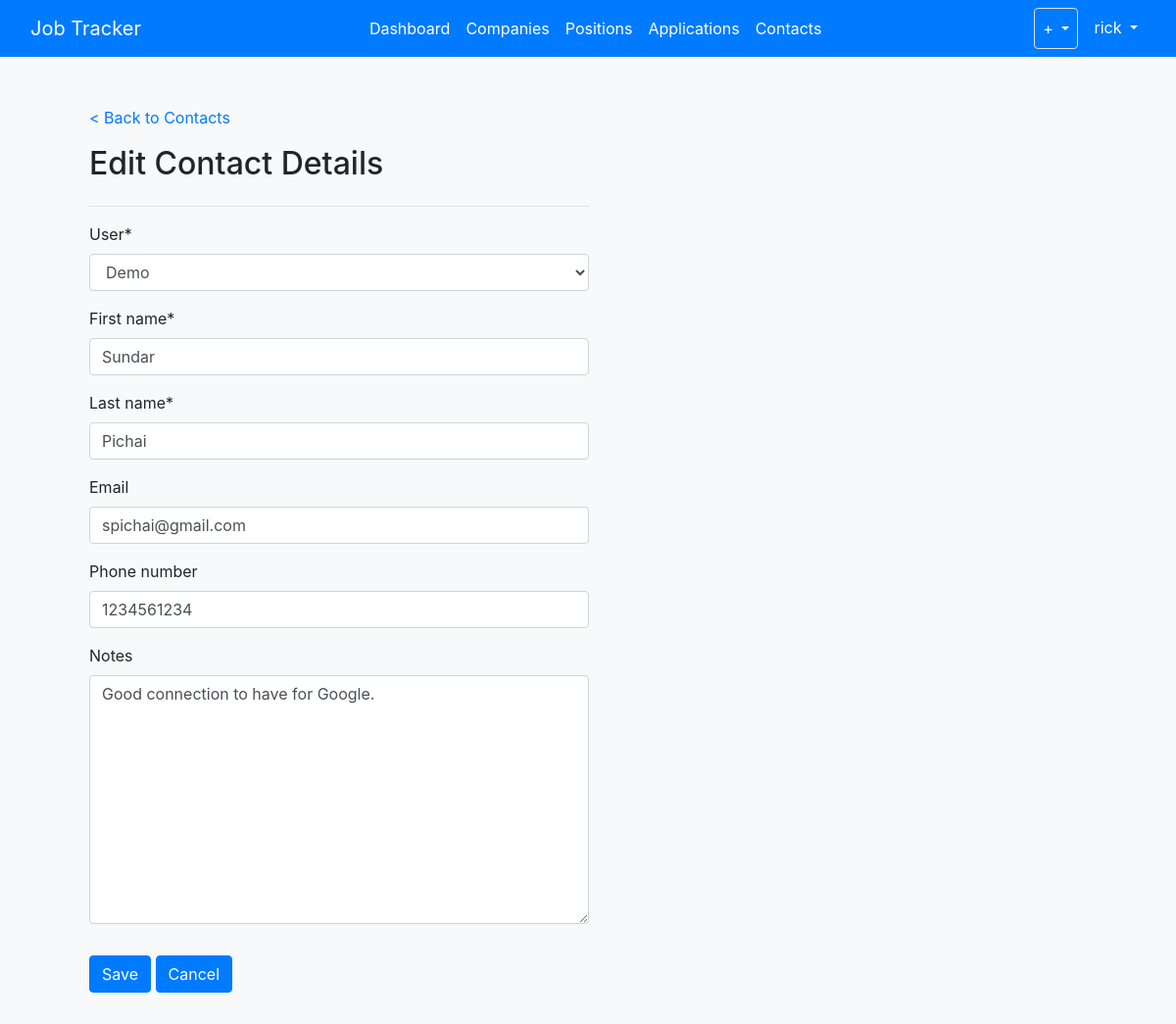
Screenshot of /contacts/4 (signed in) with the database file from the repository.
### jobs/models.py (models this page shows, shortened)
class Contact(models.Model):
	user = models.ForeignKey(
		User,
		on_delete=models.CASCADE,
		default=1
		)
	first_name = models.CharField(max_length=100)
	last_name = models.CharField(max_length=100)
	email = models.EmailField(null=True, blank=True, max_length=128)
	phone_number = models.IntegerField(null=True, blank=True)
	notes = models.TextField(null=True, blank=True)

### jobs/views.py (the view)
# urls.py: path('contacts/<int:pk>', ContactUpdateView.as_view(), name='jobs-update-contact'),
class ContactUpdateView(LoginRequiredMixin, UpdateView):
    model = Contact
    fields = '__all__'
    template_name = 'jobs/update_contact.html'
    context_object_name = 'contact'

### jobs/templates/jobs/update_contact.html (shortened to what this page needs)
{% extends "jobs/base.html" %}
{% load crispy_forms_tags %}
{% block content %}
<div class="container h-100 mt-5">
	<div class="container ml-3">
		<div class="row">
			<div class=col-md-auto>
				<a href="{% url 'jobs-contacts' %}">< Back to Contacts</a>
			</div>
		</div>
		<div class="row mt-3">
			<div class="col-md-auto">
				<h2>Edit Contact Details</h2>
			</div>
		</div>
		<div class="row">
			<div class="col-sm-6 mb-3">
				<form method="POST">
					<hr>
				{{ form|crispy }}
					<div class="row mb-3">
						<div class="col mt-3">
							<input class="btn btn-primary" type="submit" value="Save">
							<a class="btn btn-primary" href="{% url 'jobs-contacts' %}" role="button">Cancel</a>
						</div>
				    </div>
				</form>
			</div>
		</div>
	</div>
</div>
{% endblock content %}

### jobs/templates/jobs/base.html (shortened to what this page needs)
{% load static %}
<!DOCTYPE html>
<html>
<head>
    <link rel="stylesheet" href="https://cdn.jsdelivr.net/npm/bootstrap@4.5.3/dist/css/bootstrap.min.css">
    <link rel="stylesheet" type="text/css" href="{% static 'jobs/style.css' %}">
</head>
<body class="h-100 bg-light">
	<nav class="navbar navbar-expand-lg navbar-dark bg-primary fixed-top">
		<div class="container-fluid">
			<a class="navbar-brand" href="/">Job Tracker</a>
			<div class="collapse navbar-collapse" id="expandMenu">
				<ul class="navbar-nav mr-auto">
					{% if request.user.is_authenticated %}
					<li class="nav-item">
						<a class="nav-link active" aria-current="page" href="/">Dashboard</a>
					</li>
					<li class="nav-item">
						<a class="nav-link active" href="{% url 'jobs-companies' %}">Companies</a>
					</li>
					<li class="nav-item">
						<a class="nav-link active" href="{% url 'jobs-list-positions' %}">Positions</a>
					</li>
					<li class="nav-item">
						<a class="nav-link active" href="{% url 'jobs-list-applications' %}">Applications</a>
					</li>
					<li class="nav-item">
						<a class="nav-link active" href="/contacts">Contacts</a>
					</li>
					{% endif %}
				</ul>
				<ul class="navbar-nav">
					{% if request.user.is_authenticated %}
					<li class="dropdown border rounded">
						<a class="nav-link active dropdown-toggle" href="#" id="navbarDropdownMenuLink" role="button" data-bs-toggle="dropdown" aria-expanded="false"> + </a>
					</li>
					<li class="dropdown ml-2">
						<a class="nav-link active dropdown-toggle" href="#" id="navbarDropdownMenuLink" role="button" data-bs-toggle="dropdown" aria-expanded="false"> {{ request.user.username }} </a>
					</li>
					{% endif %}
				</ul>
			</div>
		</div>
	</nav>
	<div class="container bg-light rounded">
		{% block content %}{% endblock %}
	</div>
</body>
</html>

### jobs/static/jobs/style.css (style rules this page uses)
body { padding-top: 60px; }

### rows the page displays
Contact: user "Demo", first_name "Sundar", last_name "Pichai", email "spichai@gmail.com", phone_number "1234561234", notes "Good connection to have for Google."

### other values shown
{{ request.user.username }} "rick"
